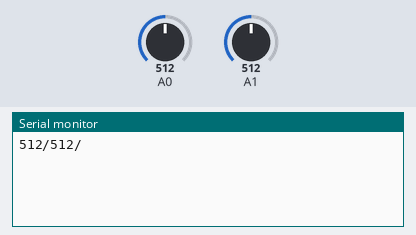
A sketch run on a simulated Arduino Uno, built with avr-gcc and run on an emulated ATmega328P. Parts: the last lines printed to the serial monitor. The inputs (shaded band) are chosen by the test bench; at power-on: A0 = 512, A1 = 512.

Above: at 1.2 s.
1.3 s: A0 set to 716
At 2.5 s:
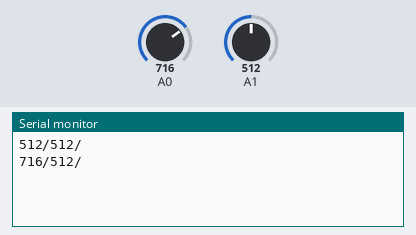
2.8 s: A1 set to 716
At 3.9 s:
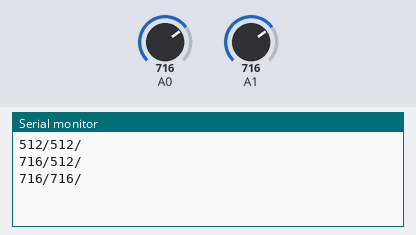
4.3 s: A0 set to 900
At 5.2 s:
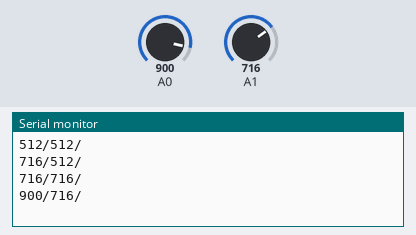
5.8 s: A1 set to 900
At 6.4 s:
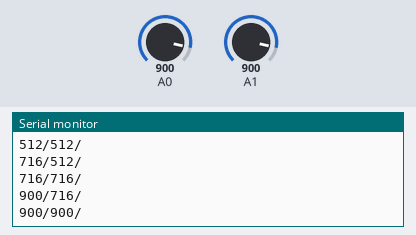
Timing chart, 0 to 8.3 s (numbered marks = the images above; inputs shaded):
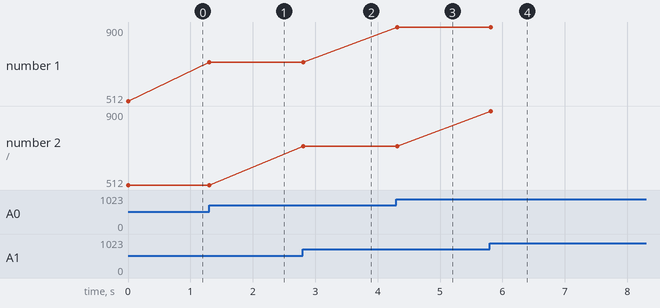

The sketch:

arduino.ino
```cpp
void setup() {
  Serial.begin(9600);

}

int pot1;
int pot2;

boolean changed = false;

void loop() {
  // put your main code here, to run repeatedly:
  int read1 = analogRead(A0);
  int read2 = analogRead(A1);
  if(read1 < pot1 - 2 or read1 > pot1 + 2){
    pot1 = read1;
    changed = true;
  }
  if(read2 < pot2 - 2 or read2 > pot2 + 2){
    pot2 = read2;
    changed = true;
  }

  if(changed){
      Serial.print(pot1);
    Serial.print("/");
    Serial.print(pot2);
    Serial.println("/");
    changed = false;
  }

  delay(100);
}
```

Measured:
- after the input at 1.3 s, the serial monitor: prints a new line at once (image 1)
- after the input at 2.8 s, the serial monitor: prints a new line at once (image 2)
- after the input at 4.3 s, the serial monitor: prints a new line at once (image 3)
- after the input at 5.8 s, the serial monitor: prints a new line at once (image 4)
- plotted number 1: 512 → 716 after the input at 1.3 s, 716 → 900 after the input at 4.3 s
